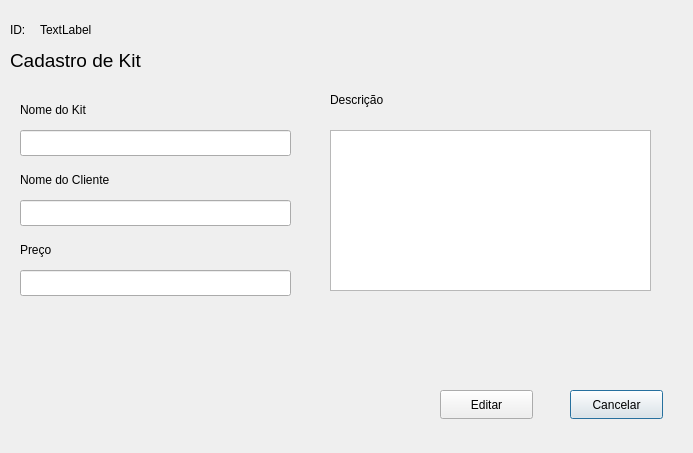
<?xml version="1.0" encoding="UTF-8"?>
<ui version="4.0">
 <class>KitEdit</class>
 <widget class="QDialog" name="KitEdit">
  <property name="geometry">
   <rect>
    <x>0</x>
    <y>0</y>
    <width>693</width>
    <height>453</height>
   </rect>
  </property>
  <property name="windowTitle">
   <string>Dialog</string>
  </property>
  <widget class="QLabel" name="label">
   <property name="geometry">
    <rect>
     <x>10</x>
     <y>20</y>
     <width>101</width>
     <height>20</height>
    </rect>
   </property>
   <property name="text">
    <string>ID: </string>
   </property>
  </widget>
  <widget class="QLabel" name="labelID">
   <property name="geometry">
    <rect>
     <x>40</x>
     <y>20</y>
     <width>63</width>
     <height>20</height>
    </rect>
   </property>
   <property name="text">
    <string>TextLabel</string>
   </property>
  </widget>
  <widget class="QLabel" name="label_4">
   <property name="geometry">
    <rect>
     <x>20</x>
     <y>240</y>
     <width>63</width>
     <height>20</height>
    </rect>
   </property>
   <property name="text">
    <string>Preço</string>
   </property>
  </widget>
  <widget class="QLineEdit" name="txtNameKit">
   <property name="geometry">
    <rect>
     <x>20</x>
     <y>130</y>
     <width>271</width>
     <height>26</height>
    </rect>
   </property>
  </widget>
  <widget class="QPushButton" name="btnCancelEditKit">
   <property name="geometry">
    <rect>
     <x>570</x>
     <y>390</y>
     <width>93</width>
     <height>29</height>
    </rect>
   </property>
   <property name="text">
    <string>Cancelar</string>
   </property>
  </widget>
  <widget class="QLabel" name="label_5">
   <property name="geometry">
    <rect>
     <x>20</x>
     <y>100</y>
     <width>91</width>
     <height>20</height>
    </rect>
   </property>
   <property name="text">
    <string>Nome do Kit</string>
   </property>
  </widget>
  <widget class="QTextEdit" name="txtDesc">
   <property name="geometry">
    <rect>
     <x>330</x>
     <y>130</y>
     <width>321</width>
     <height>161</height>
    </rect>
   </property>
  </widget>
  <widget class="QLabel" name="label_6">
   <property name="geometry">
    <rect>
     <x>330</x>
     <y>90</y>
     <width>81</width>
     <height>20</height>
    </rect>
   </property>
   <property name="text">
    <string>Descrição</string>
   </property>
  </widget>
  <widget class="QLabel" name="label_7">
   <property name="geometry">
    <rect>
     <x>20</x>
     <y>170</y>
     <width>121</width>
     <height>20</height>
    </rect>
   </property>
   <property name="text">
    <string>Nome do Cliente</string>
   </property>
  </widget>
  <widget class="QLineEdit" name="txtPriceKit">
   <property name="geometry">
    <rect>
     <x>20</x>
     <y>270</y>
     <width>271</width>
     <height>26</height>
    </rect>
   </property>
  </widget>
  <widget class="QLabel" name="label_8">
   <property name="geometry">
    <rect>
     <x>10</x>
     <y>50</y>
     <width>161</width>
     <height>20</height>
    </rect>
   </property>
   <property name="font">
    <font>
     <pointsize>14</pointsize>
    </font>
   </property>
   <property name="text">
    <string>Cadastro de Kit</string>
   </property>
  </widget>
  <widget class="QLineEdit" name="txtNameClient">
   <property name="geometry">
    <rect>
     <x>20</x>
     <y>200</y>
     <width>271</width>
     <height>26</height>
    </rect>
   </property>
  </widget>
  <widget class="QPushButton" name="btnEditKit">
   <property name="geometry">
    <rect>
     <x>440</x>
     <y>390</y>
     <width>93</width>
     <height>29</height>
    </rect>
   </property>
   <property name="text">
    <string>Editar</string>
   </property>
  </widget>
 </widget>
 <resources/>
 <connections/>
</ui>
